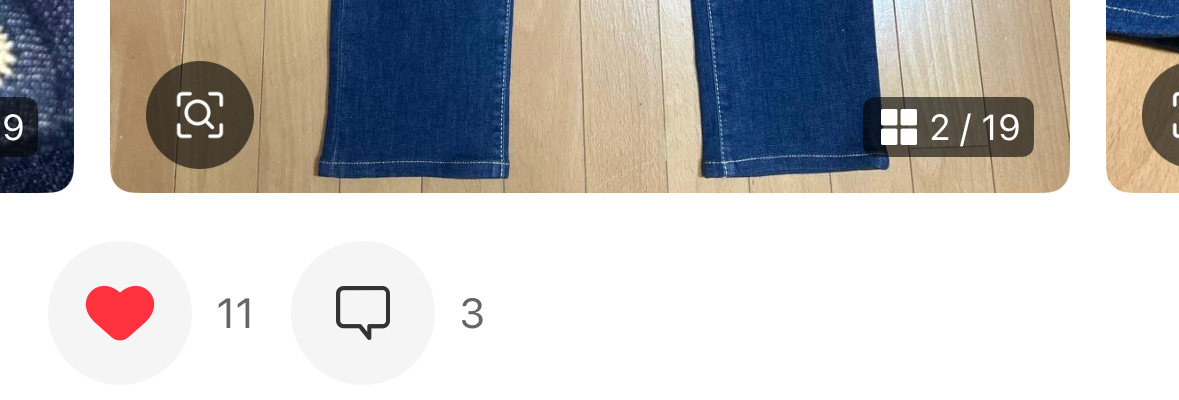
#> input picture crop_product_title/IMG_7672_crop.png, 1179 x 400 px
$ python -i ocr_preprocess.py   (imports and definitions only)
#> lines starting #> are read from the running program, lines starting #| are printed output that depends on the picture; after the words box and inside, x2 and y2 are one past the last pixel; in counts of white or black regions, pixels touching at a corner belong together
#> further down, picture is the input picture: PIL image 1179x400 RGB; mean R, G, B 193.8, 192.2, 191.3
# -*- coding: utf-8 -*-
"""
Modular image preprocessing for OCR (Mercari iPhone screenshots).
Each step can be used independently; pipeline runs: grayscale → resize 2x → contrast → adaptive threshold → sharpen.
"""
from __future__ import annotations

import numpy as np
from PIL import Image, ImageEnhance, ImageFilter


def to_grayscale(img: np.ndarray | Image.Image) -> np.ndarray:
    """Convert to grayscale. Accepts RGB numpy (H,W,3) or PIL Image."""
    if isinstance(img, Image.Image):
        img = np.array(img)
    if img.ndim == 3:
        # RGB -> luminance
        return np.round(0.299 * img[:, :, 0] + 0.587 * img[:, :, 1] + 0.114 * img[:, :, 2]).astype(np.uint8)
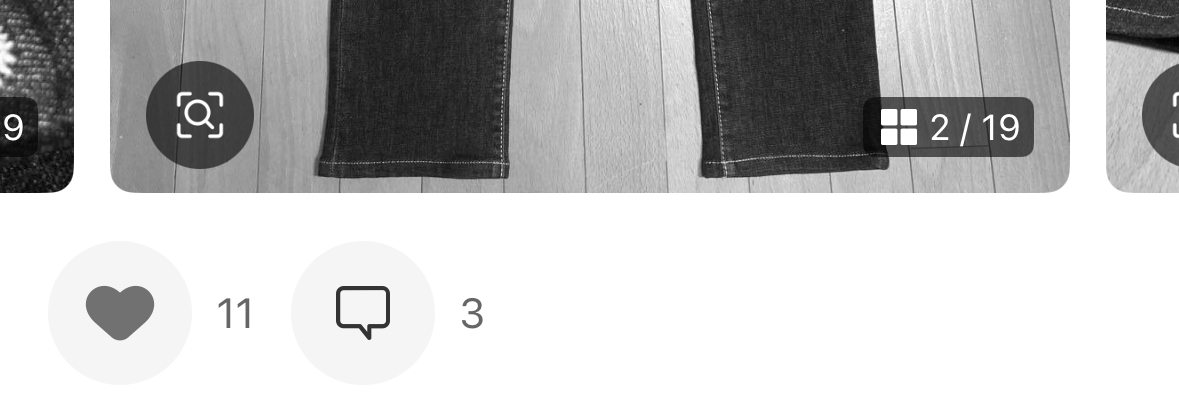
#> returned value: shape (400, 1179); min 2, max 255, mean 192.6
    return img


def resize_2x(img: np.ndarray) -> np.ndarray:
    """Upscale by 2x (better for small text)."""
    from PIL import Image as PILImage
    pil = PILImage.fromarray(img)
    w, h = pil.size
#> w = 1179; h = 400
    pil = pil.resize((w * 2, h * 2), PILImage.Resampling.LANCZOS)
    return np.array(pil)


def increase_contrast(img: np.ndarray, factor: float = 1.5) -> np.ndarray:
    """Increase contrast. factor > 1 strengthens contrast."""
#> called with factor = 1.5
    pil = Image.fromarray(img)
    enhancer = ImageEnhance.Contrast(pil)
    pil = enhancer.enhance(factor)
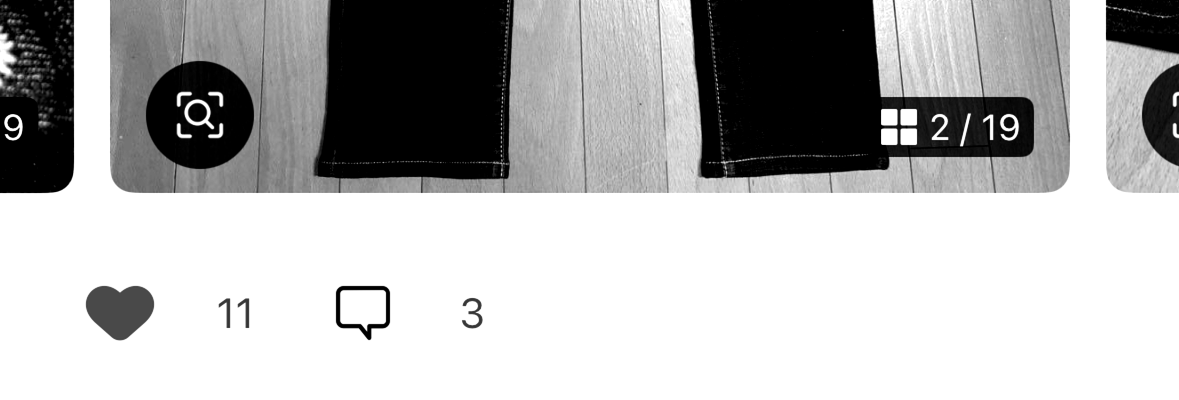
#> pil: PIL image 2358x800 L (shown at 1/2 size); min 0, max 255, mean 181.3
    return np.array(pil)


def adaptive_threshold(img: np.ndarray, block_size: int = 15, c: int = 8) -> np.ndarray:
    """Adaptive threshold for uneven lighting. Prefer odd block_size."""
#> called with block_size = 15, c = 8
    try:
        import cv2
    except ImportError:
        return img
    if block_size % 2 == 0:
        block_size += 1
    return cv2.adaptiveThreshold(
        img, 255, cv2.ADAPTIVE_THRESH_GAUSSIAN_C, cv2.THRESH_BINARY, block_size, c
    )
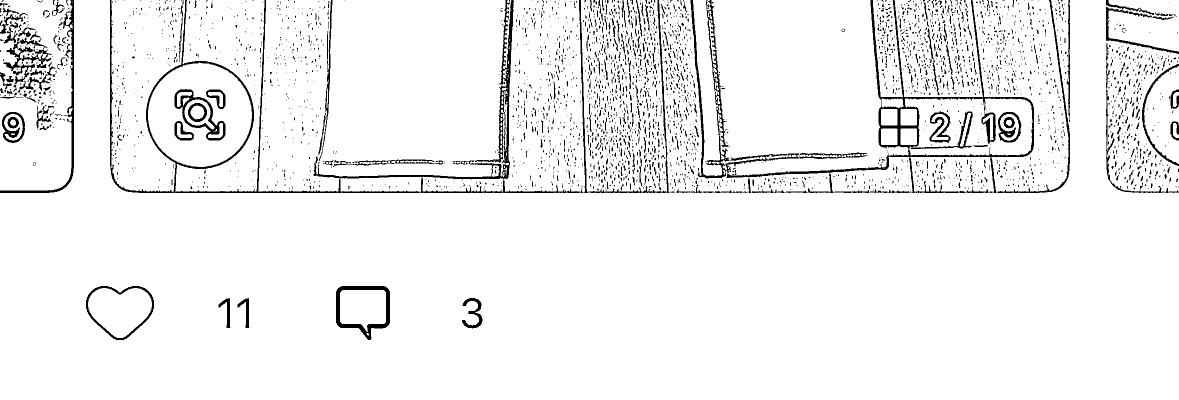
#> returned value: shape (800, 2358) (shown at 1/2 size); 94.6% white; 3421 black regions (2968 under 20 px), largest, box (x1, y1, x2, y2) and area: (1381, 0, 2068, 386) 17368, (627, 0, 1339, 386) 10950, (220, 0, 840, 386) 7914


def sharpen(img: np.ndarray) -> np.ndarray:
    """Sharpen image (helps thin text)."""
    pil = Image.fromarray(img)
    pil = pil.filter(ImageFilter.SHARPEN)
    return np.array(pil)


def preprocess_for_ocr(
    img: np.ndarray | Image.Image,
    *,
    grayscale: bool = True,
    resize_2x_flag: bool = True,
    contrast_factor: float = 1.5,
    adaptive_thresh: bool = True,
    sharpen_flag: bool = True,
) -> Image.Image:
    """
    Full pipeline for OCR: grayscale → resize 2x → contrast → adaptive threshold → sharpen.
    Returns PIL Image for pytesseract.
    """
    if isinstance(img, Image.Image):
        img = np.array(img.convert("RGB") if img.mode != "L" else img)
    if img.ndim == 3:
        img = to_grayscale(img)
    elif grayscale:
        pass  # already gray
    if resize_2x_flag:
        img = resize_2x(img)
    if contrast_factor and contrast_factor != 1.0:
        img = increase_contrast(img, factor=contrast_factor)
    if adaptive_thresh:
        img = adaptive_threshold(img)
    if sharpen_flag:
        img = sharpen(img)
    return Image.fromarray(img)

>>> from PIL import Image
>>> picture = Image.open('../crop_product_title/IMG_7672_crop.png')
>>> result = preprocess_for_ocr(picture)
